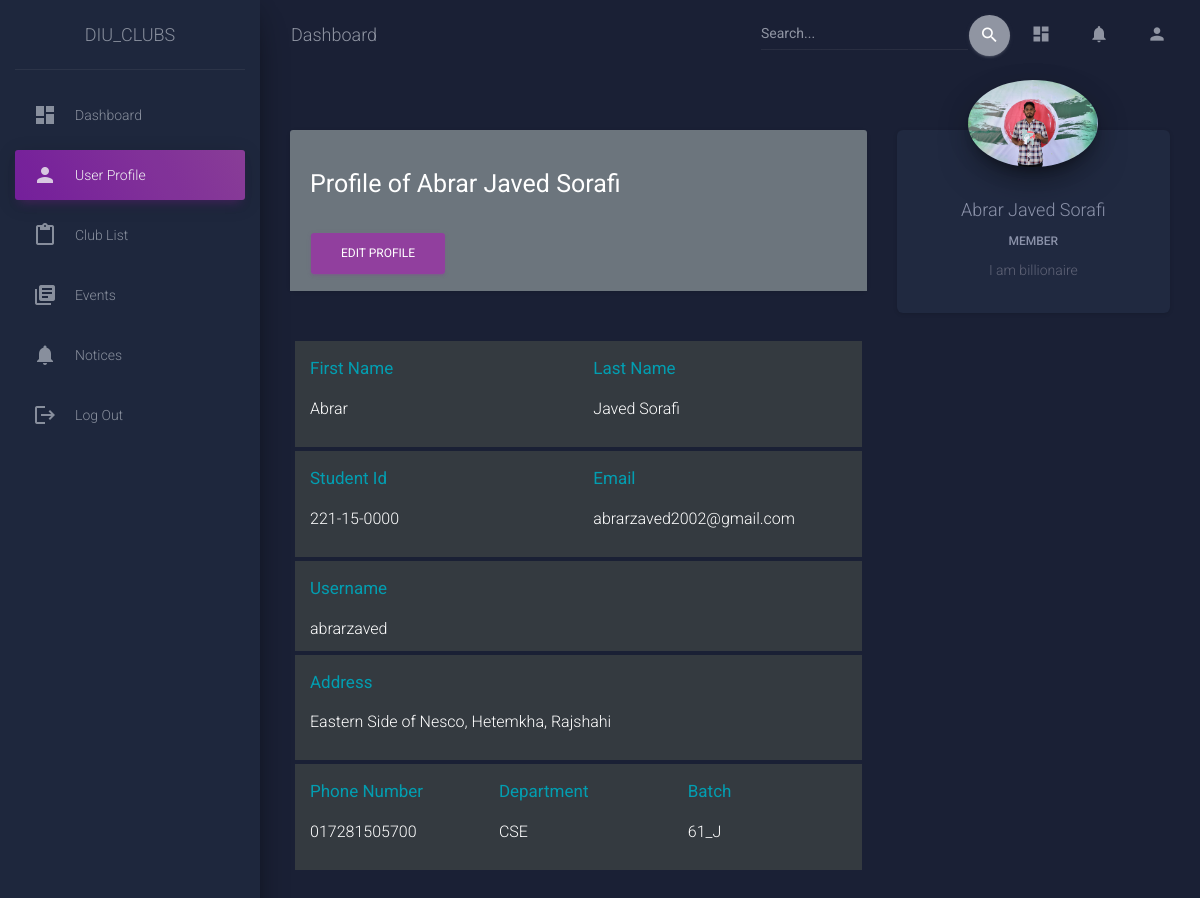
Page /auth/user_profile (signed in) on the committed database.
### authentication/models.py (models this page shows, shortened)
class Student(models.Model):
    user = models.OneToOneField(User, on_delete=models.CASCADE, default=User)
    first_name = models.CharField(max_length=30, blank=False)
    last_name = models.CharField(max_length=30, blank=False)
    profile_pic = models.ImageField(
        upload_to="profile_pic", blank=True, default="profile_pic/new_logo.png"
    )
    student_id = models.CharField(max_length=20, unique=True, blank=False)
    email = models.EmailField(unique=True)
    dept = models.CharField(max_length=30, blank=False)
    phone_number = models.CharField(max_length=15, unique=True, blank=False)
    batch = models.CharField(max_length=5, blank=False)
    address = models.CharField(max_length=70, blank=False)
    about_you = models.CharField(max_length=250, blank=True, null=True)

### authentication/views.py (the view)
# urls.py: path('user_profile', views.user_profile,name='profile'),
def user_profile(request):
    students = Student.objects.filter(user=request.user)
    return render(request, "authentication/user.html", {"students": students})

### templates/authentication/user.html (shortened to what this page needs)
{% extends "sidebar/main.html" %}
{% block content %}
  <div class="wrapper">
    <div class="sidebar" data-color="purple" data-background-color="black" data-image="css/assets/img/sidebar-2.jpg">
      <div class="logo"><a href="http://www.creative-tim.com" class="simple-text logo-normal">
          DIU_CLUBS
        </a></div>
      {% include 'sidebar/navbar.html' %}
      <div class="content">
        <div class="container-fluid">
          <div class="row">
            {% for student in students  %}
            <div class="col-md-8">
              <div class="card">
                  <div class="card-header bg-secondary">
                    <br><h3 class="card-title text-white"><strong>Profile of {{student.user.get_full_name}}</strong></h3><br>
                      <div>
                        <a href="{% url 'user_edit' student.id %}" class="btn btn-primary">Edit Profile</a>
                      </div>
                  </div>
                </div>
                <div class="card-body">
                  <div>
                    <div class="row row mb-1 bg-dark text-white">
                      <div class="col-md-6">
                        <div class="form-group">
                          <p><strong><h5 class="text-info">First Name</h5></strong></p>
                          <p>{{student.first_name}}</p>
                        </div>
                      </div>
                      <div class="col-md-6">
                        <div class="form-group">
                          <p><strong><h5 class="text-info">Last Name</h5></strong></p>
                          <p>{{student.last_name}}</p>
                        </div>
                      </div>
                    </div>
                    <div class="row mb-1 bg-dark text-white ">
                      <div class="col-md-6">
                        <div class="form-group">
                          <p><strong><h5 class="text-info">Student Id</h5></strong></p>
                          <p>{{student.student_id}}</p>
                        </div>
                      </div>
                      <div class="col-md-6 ">
                        <div class="form-group">
                          <p><strong><h5 class="text-info">Email</h5></strong></p>
                          <p>{{student.email}}</p>
                        </div>
                      </div>
                    </div>
                    <div class="row row mb-1 bg-dark text-white">
                      <div class="col-md-12  ">
                          <div class="form-group">
                              <p><strong><h5 class="text-info">Username</h5></strong></p>
                              {{ user}}
                          </div>
                      </div>
                    </div>
                    <div class="row row mb-1 bg-dark text-white">
                      <div class="col-md-12  ">
                        <div class="form-group">
                          <p><strong><h5 class="text-info">Address</h5></strong></p>
                          <p>{{student.address}}</p>
                        </div>
                      </div>
                    </div>
                    <div class="row row mb-1 bg-dark text-white">
                      <div class="col-md-4  ">
                        <div class="form-group">
                          <p><strong><h5 class="text-info">Phone Number</h5></strong></p>
                          <p>{{student.phone_number}}</p>
                        </div>
                      </div>
                      <div class="col-md-4  ">
                        <div class="form-group">
                          <p><strong><h5 class="text-info">Department</h5></strong></p>
                          <p>{{student.dept}}</p>
                        </div>
                      </div>
                      <div class="col-md-4 ">
                        <div class="form-group">
                          <p><strong><h5 class="text-info">Batch</h5></strong></p>
                          <p>{{student.batch}}</p>
                        </div>
                      </div>
                    </div>
                    <div class="row">
                      <div class="col-md-12">
                        <div class="form-group">
                        </div>
                      </div>
                    </div>
                </div>
              </div>
            </div>
            <div class="col-md-4">
              <div class="card card-profile">
                <div class="card-avatar">
                  <img class="img" src="{{ student.profile_pic.url }}">
                </div>
                <div class="card-body">
                  <h4 class="card-title">{{student.user.get_full_name}}</h4>
                  {% if "admin" in user.username %}
                  <h6 class="card-category">Admin</h6>
                  {% else %}
                  <h6 class="card-category">Member</h6>
                  {% endif %}
                  <p class="card-description">
                    {{student.about_you}}
                  </p>
                </div>
              </div>
            </div>
          </div>
          {% endfor %}
        </div>
      </div>
    </div>
{% endblock %}

### rows in the picture
Student: user.get_full_name "Abrar Javed Sorafi", first_name "Abrar", last_name "Javed Sorafi", student_id "221-15-0000", email "abrarzaved2002@gmail.com", address "Eastern Side of Nesco, Hetemkha, Rajshahi", phone_number "017281505700", dept "CSE", batch "61_J", profile_pic (picture), about_you "I am billionaire"

### other values in the picture
{{ user }} "abrarzaved"
